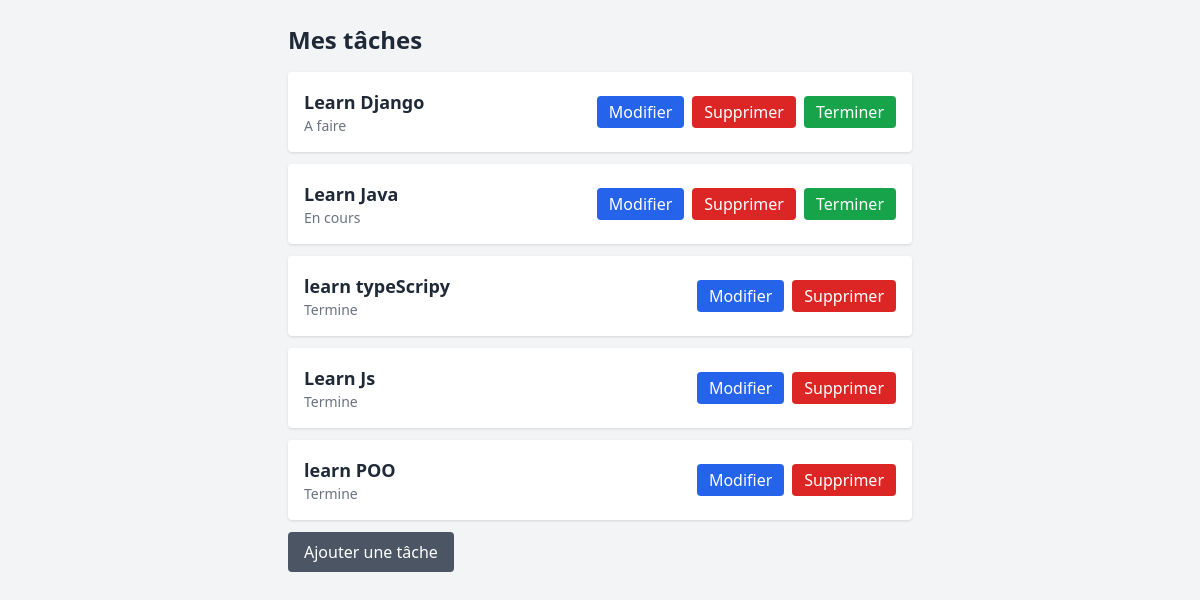
Before: / with the older database file.
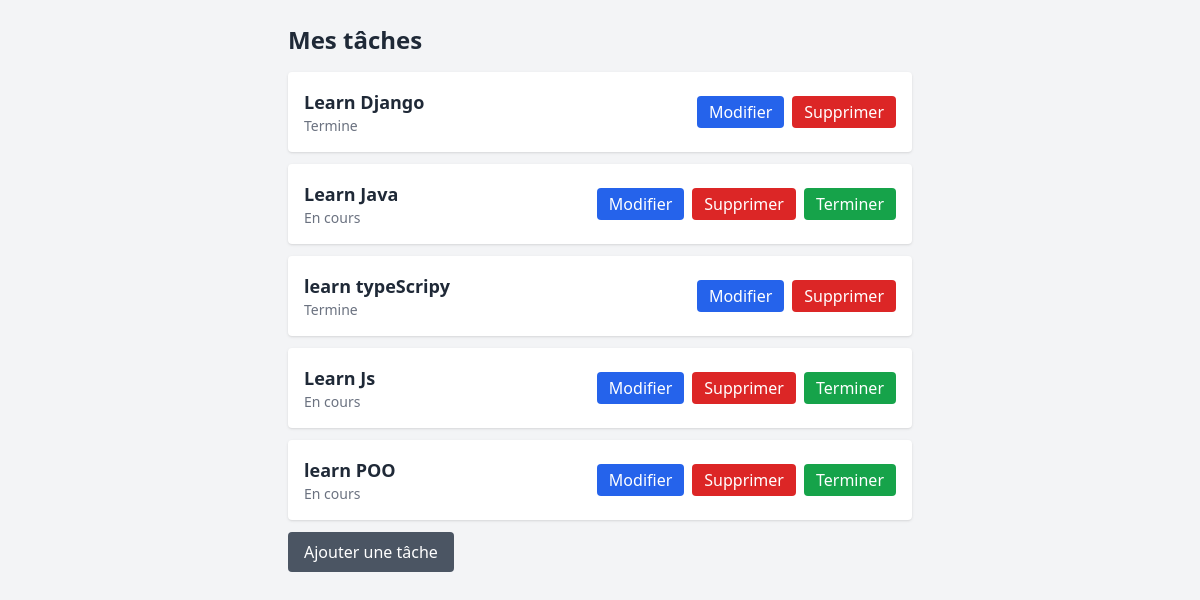
After: the same page with the newer database file.
### taches/models.py (models this page shows, shortened)
class Tache(models.Model):
    nom = models.CharField(max_length=100)
    date_creation = models.DateTimeField(auto_now_add=True)
    status = models.CharField(max_length=20, choices=[ ("à faire","A faire"), ("en cours", "En cours"),  ("termine", "Termine")], default="à faire")
    description = models.TextField(max_length = 100, blank=True)

### taches/views.py (the view)
# urls.py: path("", views.liste_taches, name = "liste_taches"),
def liste_taches(request):
    taches = Tache.objects.all()
    return render(request,'taches/liste.html',{"liste" : taches})

### taches/templates/taches/liste.html (shortened to what this page needs)
{% extends "taches/base.html" %}
{%block content%}
  <h1 class="text-2xl font-bold mb-4">Mes  tâches</h1>
        {% for tache in liste %}
            <div class="bg-white rounded shadow p-4 mb-3 flex justify-between items-center">
                <div>
                    <p class="text-lg font-bold"> {{tache.nom}} </p>
                    <p class="text-sm text-gray-500"> {{tache.get_status_display}} </p>
                </div>
            <div class="flex gap-2 items-center ">
                <a href="{%url 'taches:modifier_tache' tache.pk%} " class="text-white bg-blue-600 px-3 py-1 rounded ">Modifier</a>
                <a href="{%url 'taches:supprimer_tache' tache.pk%}" class="text-white bg-red-600 px-3 py-1 rounded  ">Supprimer </a>
                {% if tache.status != "termine" %}
                    <form action="{%url 'taches:terminer_tache' tache.pk%}" method="post">
                        <button type="submit" class=" bg-green-600 text-white px-3 py-1 rounded">Terminer</button>
                    </form>
                {% endif %}
            </div>
</div>
    {%empty%}
    <p>Il n'y a aucune tâche pour le moment</p>
    {%endfor%}
    <p> <a href="{%url 'taches:ajouter_tache'%}" class="inline-block bg-gray-600 text-white px-4 py-2 rounded hover:bg-blue-800">Ajouter une tâche</a> </p>
    {% endblock %}

### taches/templates/taches/base.html (shortened to what this page needs)
<!DOCTYPE html>
<html lang="fr">
<head>
    <script src="https://cdn.tailwindcss.com"></script>
</head>
<body class="bg-gray-100 text-gray-800">
    <main class="max-w-2xl mx-auto p-6">
        {% block content %}{% endblock %}
    </main>
</body>
</html>

Changed rows visible on the page:
changed Tache "Learn Django": status "A faire" → "Termine"; no longer shows "Terminer"
changed Tache "Learn Js": status "Termine" → "En cours"; now shows "Terminer"
changed Tache "learn POO": status "Termine" → "En cours"; now shows "Terminer"
